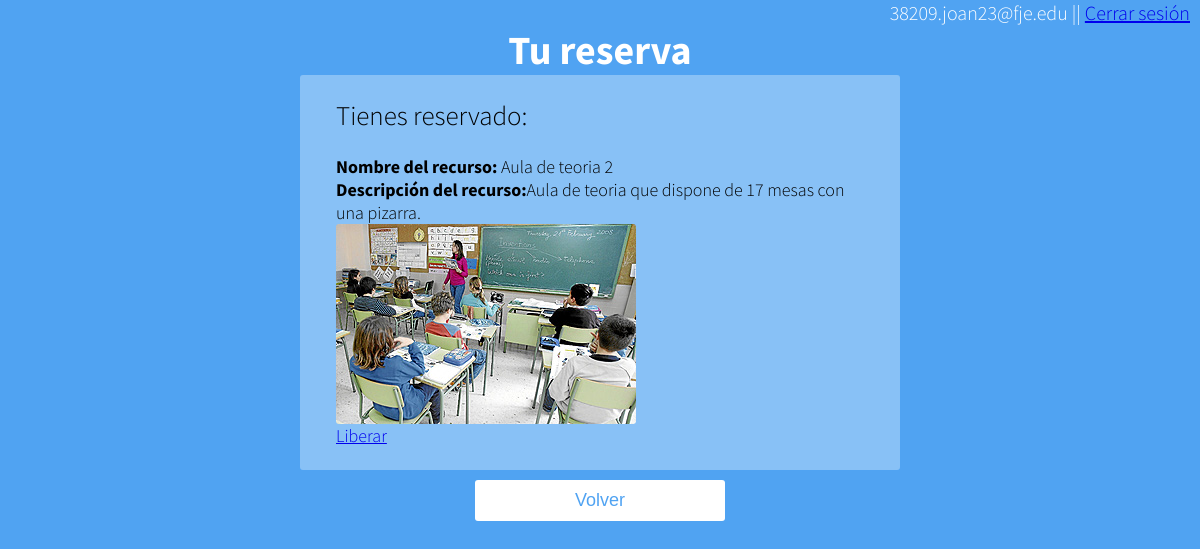
The page /mis_reservas.php (signed in) on the database its author committed.
### tables this page shows
CREATE TABLE IF NOT EXISTS `tbl_usuaris` (
`id_usuari` int(11) NOT NULL,
  `pass_usuari` varchar(20) NOT NULL,
  `nom_usuari` varchar(20) NOT NULL,
  `email_usuari` varchar(50) NOT NULL
);

CREATE TABLE IF NOT EXISTS `tbl_recurs` (
`id_recurs` int(11) NOT NULL,
  `nom_recurs` varchar(35) NOT NULL,
  `desc_recurs` varchar(100) NOT NULL,
  `img_recurs` varchar(35) NOT NULL,
  `tipus_recurs` tinyint(1) NOT NULL,
  `estado` varchar(20) NOT NULL,
  `id_usuari` int(11) DEFAULT NULL
);

### session.php (called while the page is built, shortened)
<?php
$con = mysqli_connect('mysql.2freehosting.com', 'u791364826_root', '123456', 'u791364826_pr02');
$user_check=$_SESSION['login_user'];
$sql = "SELECT * FROM tbl_usuaris WHERE id_usuari = '$user_check'";
$datos = mysqli_query($con, $sql);
$row = mysqli_fetch_assoc($datos);
$login_session =$row['email_usuari'];
?>

### mis_reservas.php (the view, shortened to what this page needs)
<?php
include('session.php');
?>
<html lang="en">
		<head>
        <link rel="stylesheet" href="css/style.css">
        </head>
        <body>
           <div class="fondo">
                <header>
                       <p class="username"><?php echo $login_session; ?> ||  <a href="index.php">Cerrar sesión</a></p>
                        <h1>Tu reserva</H1>
                </header>
                <section class="formulario">
                        <p>
           				<?php
                        $con = mysqli_connect('mysql.2freehosting.com', 'u791364826_root', '123456', 'u791364826_pr02');
						$sql =  $sql = "SELECT * FROM tbl_recurs, tbl_usuaris WHERE `tbl_usuaris`.`id_usuari` = $_SESSION[login_user] AND `tbl_recurs`.`id_usuari` = `tbl_usuaris`.`id_usuari` ORDER BY `tbl_recurs`.`id_recurs` ASC";
						$datos = mysqli_query($con, $sql);
								if (mysqli_num_rows($datos)>0) {
									echo "<br><h1>Tienes reservado:</h1><br>";
									while($prod = mysqli_fetch_array($datos)) {
										echo "<b class='negrita'>Nombre del recurso:</b> $prod[nom_recurs]<br/>";
										echo "<b class='negrita'>Descripción del recurso:</b>";
										echo "$prod[desc_recurs]<br/>";
										$fichero="img/$prod[img_recurs]";
										if(file_exists($fichero)){
											echo "<img class='imag' src='$fichero'><br/>";
											echo "<a href='liberar.php?nom_recurs=$prod[nom_recurs]'> Liberar </a><br/><br/>";
										}
									}
								}else{
									echo "<h1 class='pad'>No has reservado nada</h1>";
								}
						?>
                        </p>
                </section>
                <form id="botonform" action="form.php">
                <button class="form2" type="submit">Volver</button>
                </form>
                <br>
                </div>
        </body>
</html>

### css/style.css (style rules this page uses)
* { box-sizing: border-box; margin: 0; padding: 0; font-weight: 300; }
body { font-family: 'Source Sans Pro', sans-serif; color: white; font-weight: 300; }
.fondo { background: linear-gradient(to bottom right, #50A3f2 0%, #50A3f2 100%); height: auto; min-height: 100%; width: 100%; }
form { padding: 20px 0; position: relative; z-index: 2; }
form button { -webkit-appearance: none; -moz-appearance: none; appearance: none; outline: 0; background-color: white; border: 0; padding: 10px 15px; color: #50A3f2; border-radius: 3px; width: 250px; cursor: pointer; font-size: 18px; -webkit-transition-duration: 0.25s; transition-duration: 0.25s; }
header h1 { font-size: 40px; font-weight: bold; text-align: center; }
.formulario { padding-left: 3%; padding-right: 3%; width: 50%; margin-left: 25%; color: black; border-radius: 3px; background-color: rgba(255, 254, 254, 0.32); font-size: 18px; }
.form2 { -webkit-appearance: none; -moz-appearance: none; appearance: none; outline: 0; background-color: white; border: 0; padding: 10px 15px; color: #50A3f2; border-radius: 3px; width: 250px; cursor: pointer; display: block; margin-right: auto; margin-left: auto; font-size: 18px; -webkit-transition-duration: 0.25s; transition-duration: 0.25s; }
.username { text-align: right; color: white; font-size: 20px; margin-right: 10px; }
#botonform { padding-top: 10px; padding-bottom: 0px; }
.imag { border-radius: 3px; }
.negrita { font-weight: bold; }

### rows shown on the page
tbl_usuaris: email_usuari "38209.joan23@fje.edu"
tbl_recurs: nom_recurs "Aula de teoria 2", desc_recurs "Aula de teoria que dispone de 17 mesas con una pizarra.", img_recurs (picture)
